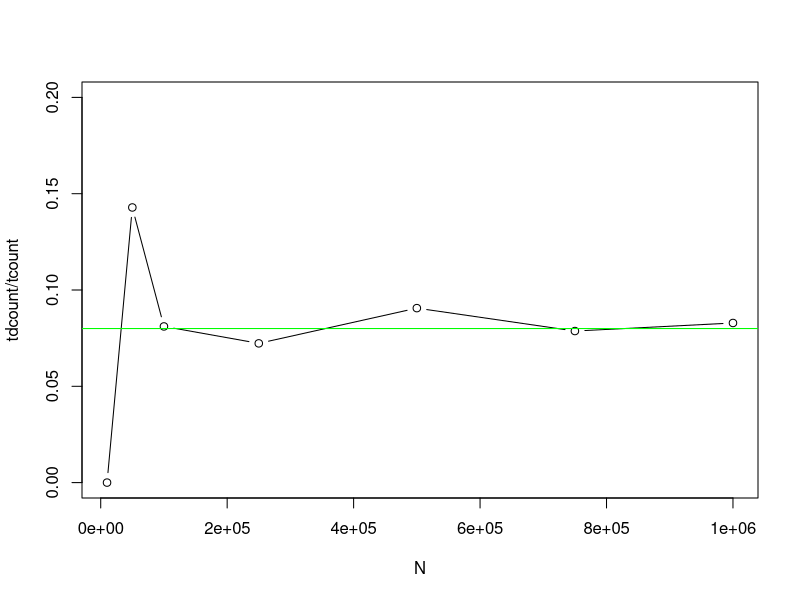

Here is the R script that generated this plot:
## ---- chunk 1
knitr::opts_chunk$set(echo = T)
## ---- chunk 2
set.seed(210)
## ---- chunk 3
D<- sample(0:1, size=1, replace=T, prob=c(0.9999,0.0001))
D
## ---- chunk 4
if (D==0){
  T<- sample(0:1, size=1, replace=T, prob = c(0.999, 0.001))
} else {
  T <- sample(0:1, size=1, replace=T, prob = c(0.1, 0.9))
}
test<- T
test
## ---- chunk 5
tcount=0
tdcount=0

D<- sample(0:1, size=1, replace=T, prob=c(0.9999,0.0001))
if (D==0){
  T<- sample(0:1, size=1, replace=T, prob = c(0.999, 0.001))
} else {
  T <- sample(0:1, size=1, replace=T, prob = c(0.1, 0.9))
}
if(T==1){
  tcount<-tcount+1
  if(D==1){
  tdcount<-tdcount+1
  }
}
## ---- chunk 6
set.seed(210)
tcount=0
tdcount=0
N<-100000
for (i in 1:N){
  D<- sample(0:1, size=1, replace=T, prob=c(0.9999,0.0001))
  if (D==1){
    T<- sample(0:1, size=1, replace=T, prob = c(0.1, 0.9))
  } else {
    T <- sample(0:1, size=1, replace=T, prob = c(0.999, 0.001))
  }
  if(T==1){
    tcount<-tcount+1
    if(D==1){
      tdcount<-tdcount+1
    }
  }
}
tdcount/tcount
## ---- chunk 7
set.seed(210)
simulation_screen <- function(N) {
  tcount=0
  tdcount=0

  for (i in 1:N){
    D<- sample(0:1, size=1, replace=T, prob=c(0.9999,0.0001))
    if (D==0){
      T<- sample(0:1, size=1, replace=T, prob = c(0.999, 0.001))
    } else {
      T <- sample(0:1, size=1, replace=T, prob = c(0.1, 0.9))
    }
    if(T==1){
      tcount<-tcount+1
      if(D==1){
        tdcount<-tdcount+1
      }
    }
  }
  tdcount/tcount
}
simulation_screen(200000)
## ---- chunk 8
set.seed(210)
N <- c(10000,50000,100000,250000,500000,750000,1000000)
result<- matrix(NA, nrow=7, ncol=1)
for (i in 1:7){
  result[i,] <- simulation_screen(N[i])
}
result
## ---- chunk 9
set.seed(210)
plot(N, result[,1], type= 'b', ylab='tdcount/tcount',ylim=c(0,0.2))
abline(h=(0.08),col='green')
